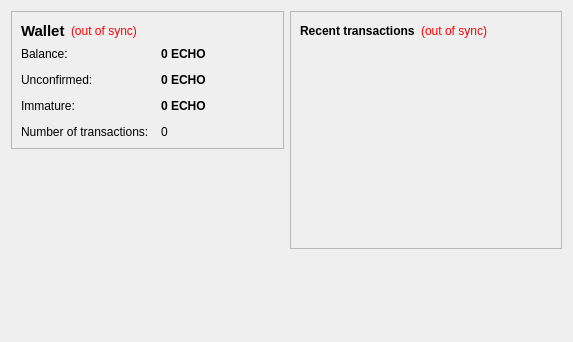
<?xml version="1.0" encoding="UTF-8"?>
<ui version="4.0">
 <class>OverviewPage</class>
 <widget class="QWidget" name="OverviewPage">
  <property name="geometry">
   <rect>
    <x>0</x>
    <y>0</y>
    <width>573</width>
    <height>342</height>
   </rect>
  </property>
  <property name="windowTitle">
   <string>Form</string>
  </property>
  <layout class="QHBoxLayout" name="horizontalLayout" stretch="1,1">
   <item>
    <layout class="QVBoxLayout" name="verticalLayout_2">
     <item>
      <widget class="QFrame" name="frame">
       <property name="frameShape">
        <enum>QFrame::StyledPanel</enum>
       </property>
       <property name="frameShadow">
        <enum>QFrame::Raised</enum>
       </property>
       <layout class="QVBoxLayout" name="verticalLayout_4">
        <item>
         <layout class="QHBoxLayout" name="horizontalLayout_4">
          <item>
           <widget class="QLabel" name="label_5">
            <property name="font">
             <font>
              <pointsize>11</pointsize>
              <weight>75</weight>
              <bold>true</bold>
             </font>
            </property>
            <property name="text">
             <string>Wallet</string>
            </property>
           </widget>
          </item>
          <item>
           <widget class="QLabel" name="labelWalletStatus">
            <property name="toolTip">
             <string>The displayed information may be out of date. Your wallet automatically synchronizes with the ECHOcoin network after a connection is established, but this process has not completed yet.</string>
            </property>
            <property name="styleSheet">
             <string notr="true">QLabel { color: red; }</string>
            </property>
            <property name="text">
             <string notr="true">(out of sync)</string>
            </property>
            <property name="alignment">
             <set>Qt::AlignLeading|Qt::AlignLeft|Qt::AlignVCenter</set>
            </property>
           </widget>
          </item>
          <item>
           <spacer name="horizontalSpacer_2">
            <property name="orientation">
             <enum>Qt::Horizontal</enum>
            </property>
            <property name="sizeHint" stdset="0">
             <size>
              <width>40</width>
              <height>20</height>
             </size>
            </property>
           </spacer>
          </item>
         </layout>
        </item>
        <item>
         <layout class="QFormLayout" name="formLayout_2">
          <property name="fieldGrowthPolicy">
           <enum>QFormLayout::AllNonFixedFieldsGrow</enum>
          </property>
          <property name="horizontalSpacing">
           <number>12</number>
          </property>
          <property name="verticalSpacing">
           <number>12</number>
          </property>
          <item row="0" column="0">
           <widget class="QLabel" name="label">
            <property name="text">
             <string>Balance:</string>
            </property>
           </widget>
          </item>
          <item row="0" column="1">
           <widget class="QLabel" name="labelBalance">
            <property name="font">
             <font>
              <weight>75</weight>
              <bold>true</bold>
             </font>
            </property>
            <property name="cursor">
             <cursorShape>IBeamCursor</cursorShape>
            </property>
            <property name="toolTip">
             <string>Your current balance</string>
            </property>
            <property name="text">
             <string notr="true">0 ECHO</string>
            </property>
            <property name="textInteractionFlags">
             <set>Qt::LinksAccessibleByMouse|Qt::TextSelectableByKeyboard|Qt::TextSelectableByMouse</set>
            </property>
           </widget>
          </item>
          <item row="1" column="0">
           <widget class="QLabel" name="label_3">
            <property name="text">
             <string>Unconfirmed:</string>
            </property>
           </widget>
          </item>
          <item row="1" column="1">
           <widget class="QLabel" name="labelUnconfirmed">
            <property name="font">
             <font>
              <weight>75</weight>
              <bold>true</bold>
             </font>
            </property>
            <property name="cursor">
             <cursorShape>IBeamCursor</cursorShape>
            </property>
            <property name="toolTip">
             <string>Total of transactions that have yet to be confirmed, and do not yet count toward the current balance</string>
            </property>
            <property name="text">
             <string notr="true">0 ECHO</string>
            </property>
            <property name="textInteractionFlags">
             <set>Qt::LinksAccessibleByMouse|Qt::TextSelectableByKeyboard|Qt::TextSelectableByMouse</set>
            </property>
           </widget>
          </item>
          <item row="3" column="0">
           <widget class="QLabel" name="label_2">
            <property name="text">
             <string>Number of transactions:</string>
            </property>
           </widget>
          </item>
          <item row="3" column="1">
           <widget class="QLabel" name="labelNumTransactions">
            <property name="toolTip">
             <string>Total number of transactions in wallet</string>
            </property>
            <property name="text">
             <string notr="true">0</string>
            </property>
           </widget>
          </item>
          <item row="2" column="0">
           <widget class="QLabel" name="labelImmatureText">
            <property name="text">
             <string>Immature:</string>
            </property>
           </widget>
          </item>
          <item row="2" column="1">
           <widget class="QLabel" name="labelImmature">
            <property name="font">
             <font>
              <weight>75</weight>
              <bold>true</bold>
             </font>
            </property>
            <property name="toolTip">
             <string>Mined balance that has not yet matured</string>
            </property>
            <property name="text">
             <string notr="true">0 ECHO</string>
            </property>
            <property name="textInteractionFlags">
             <set>Qt::LinksAccessibleByMouse|Qt::TextSelectableByKeyboard|Qt::TextSelectableByMouse</set>
            </property>
           </widget>
          </item>
         </layout>
        </item>
       </layout>
      </widget>
     </item>
     <item>
      <spacer name="verticalSpacer">
       <property name="orientation">
        <enum>Qt::Vertical</enum>
       </property>
       <property name="sizeHint" stdset="0">
        <size>
         <width>20</width>
         <height>40</height>
        </size>
       </property>
      </spacer>
     </item>
    </layout>
   </item>
   <item>
    <layout class="QVBoxLayout" name="verticalLayout_3">
     <item>
      <widget class="QFrame" name="frame_2">
       <property name="frameShape">
        <enum>QFrame::StyledPanel</enum>
       </property>
       <property name="frameShadow">
        <enum>QFrame::Raised</enum>
       </property>
       <layout class="QVBoxLayout" name="verticalLayout">
        <item>
         <layout class="QHBoxLayout" name="horizontalLayout_2">
          <item>
           <widget class="QLabel" name="label_4">
            <property name="text">
             <string>&lt;b&gt;Recent transactions&lt;/b&gt;</string>
            </property>
           </widget>
          </item>
          <item>
           <widget class="QLabel" name="labelTransactionsStatus">
            <property name="toolTip">
             <string>The displayed information may be out of date. Your wallet automatically synchronizes with the ECHOcoin network after a connection is established, but this process has not completed yet.</string>
            </property>
            <property name="styleSheet">
             <string notr="true">QLabel { color: red; }</string>
            </property>
            <property name="text">
             <string notr="true">(out of sync)</string>
            </property>
            <property name="alignment">
             <set>Qt::AlignRight|Qt::AlignTrailing|Qt::AlignVCenter</set>
            </property>
           </widget>
          </item>
          <item>
           <spacer name="horizontalSpacer">
            <property name="orientation">
             <enum>Qt::Horizontal</enum>
            </property>
            <property name="sizeHint" stdset="0">
             <size>
              <width>40</width>
              <height>20</height>
             </size>
            </property>
           </spacer>
          </item>
         </layout>
        </item>
        <item>
         <widget class="QListView" name="listTransactions">
          <property name="styleSheet">
           <string notr="true">QListView { background: transparent; }</string>
          </property>
          <property name="frameShape">
           <enum>QFrame::NoFrame</enum>
          </property>
          <property name="verticalScrollBarPolicy">
           <enum>Qt::ScrollBarAlwaysOff</enum>
          </property>
          <property name="horizontalScrollBarPolicy">
           <enum>Qt::ScrollBarAlwaysOff</enum>
          </property>
          <property name="selectionMode">
           <enum>QAbstractItemView::NoSelection</enum>
          </property>
         </widget>
        </item>
       </layout>
      </widget>
     </item>
     <item>
      <spacer name="verticalSpacer_2">
       <property name="orientation">
        <enum>Qt::Vertical</enum>
       </property>
       <property name="sizeHint" stdset="0">
        <size>
         <width>20</width>
         <height>40</height>
        </size>
       </property>
      </spacer>
     </item>
    </layout>
   </item>
  </layout>
 </widget>
 <resources/>
 <connections/>
</ui>
